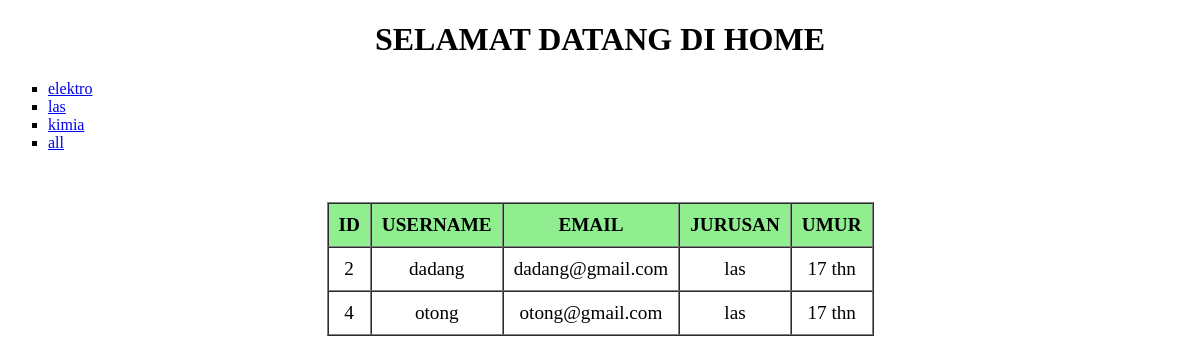
Page /las on the committed database.
### home/models.py (models this page shows, shortened)
class Register(models.Model):
    username = models.CharField(max_length=15)
    password = models.CharField(max_length=25)
    jurusan = models.CharField(max_length=10,default="jurusan anda")
    email = models.EmailField()
    umur = models.IntegerField()

### home/views.py (the view)
# urls.py: path('',views.home_page),
def home_page(req,fil=False):
    if(not fil):
        data_siswa = Register.objects.all()
    elif(fil not in ['elektro','las','kimia'] and fil):
        return HttpResponse('<h1 style="color:red;">jurusan tidak valid</h1>')
    else:
        data_siswa = Register.objects.filter(jurusan=fil)
    for data in data_siswa:
        data.umur = str(data.umur) + ' thn'
    data = {
        'title' : 'home page',
        'data_registers' : data_siswa,
        'file_css' : 'home/css/style.css'
    }
    return render(req,'home/index.html',data)

### templates/home/index.html
{% extends 'base/index.html' %}
{% block body %}
    <h1>selamat datang di home</h1>
    <ul type="square">
        <li><a href="/elektro">elektro</a></li>
        <li><a href="/las">las</a></li>
        <li><a href="/kimia">kimia</a></li>
        <li><a href="/">all</a></li>
    </ul>
    <table border="1" cellspacing="0">
        <thead>
            <tr>
                <th>Id</th>
                <th>username</th>
                <th>email</th>
                <th>jurusan</th>
                <th>umur</th>
            </tr>
        </thead>
        <tbody>
            {% for data_reg in data_registers %}
                <tr>
                    <td>{{data_reg.id}}</td>
                    <td>{{data_reg.username}}</td>
                    <td>{{data_reg.email}}</td>
                    <td>{{data_reg.jurusan}}</td>
                    <td>{{data_reg.umur}}</td>
                </tr>
            {% endfor %}
        </tbody>
    </table>
{% endblock body %}

### static/home/css/style.css (style rules this page uses)
h1 { text-align:center; text-transform: uppercase; }
table { margin:50px auto; }
table thead th { text-transform: uppercase; background-color:lightgreen; text-align: center; }
table thead th,tbody td { text-align: center; padding:10px; font-size:120%; }

### rows in the picture
Register: id "2", username "dadang", email "dadang@gmail.com", jurusan "las", umur "17 thn"
Register: id "4", username "otong", email "otong@gmail.com", jurusan "las", umur "17 thn"
